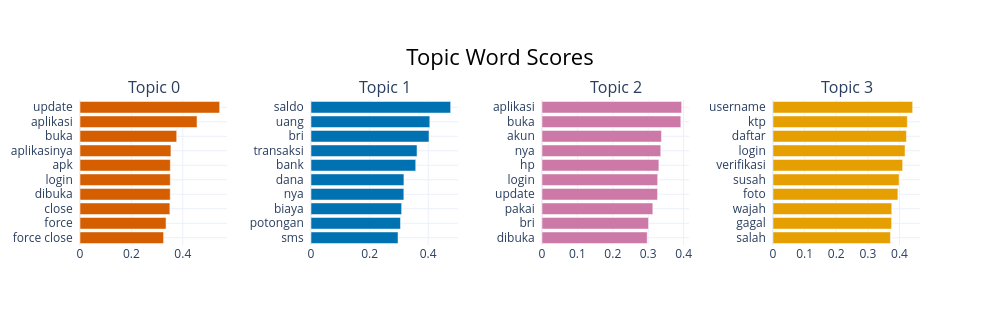

Here is the notebook cell this chart was saved with:
### Markdown cell above
Topic-Word Scores (barchart c-TF-IDF)

### Code cell
fig_barchart = topic_model.visualize_barchart(
    top_n_topics=len(topic_info[topic_info.Topic != -1]),  # semua topik, atau ganti angka spesifik misal 12
    n_words=10
)
fig_barchart.show()

### Figure 1 — Plotly figure (JSON) as saved in the notebook; plotly's stock layout.template omitted (floating-point values rounded to 4 significant figures)
{"data": [{"marker": {"color": "#D55E00"}, "orientation": "h", "type": "bar", "x": [0.3252, 0.3348, 0.3497, 0.3511, 0.3512, 0.3514, 0.3537, 0.3762, 0.4553, 0.5433], "xaxis": "x", "y": ["force close  ", "force  ", "close  ", "dibuka  ", "login  ", "apk  ", "aplikasinya  ", "buka  ", "aplikasi  ", "update  "], "yaxis": "y"}, {"marker": {"color": "#0072B2"}, "orientation": "h", "type": "bar", "x": [0.297, 0.3054, 0.3093, 0.3168, 0.3171, 0.3574, 0.3619, 0.4027, 0.4054, 0.4766], "xaxis": "x2", "y": ["sms  ", "potongan  ", "biaya  ", "nya  ", "dana  ", "bank  ", "transaksi  ", "bri  ", "uang  ", "saldo  "], "yaxis": "y2"}, {"marker": {"color": "#CC79A7"}, "orientation": "h", "type": "bar", "x": [0.2972, 0.301, 0.3131, 0.3264, 0.3268, 0.3302, 0.3355, 0.3374, 0.3922, 0.3945], "xaxis": "x3", "y": ["dibuka  ", "bri  ", "pakai  ", "update  ", "login  ", "hp  ", "nya  ", "akun  ", "buka  ", "aplikasi  "], "yaxis": "y3"}, {"marker": {"color": "#E69F00"}, "orientation": "h", "type": "bar", "x": [0.3714, 0.3751, 0.3757, 0.395, 0.3987, 0.41, 0.4177, 0.422, 0.4248, 0.4417], "xaxis": "x4", "y": ["salah  ", "gagal  ", "wajah  ", "foto  ", "susah  ", "verifikasi  ", "login  ", "daftar  ", "ktp  ", "username  "], "yaxis": "y4"}], "layout": {"annotations": [{"font": {"size": 16}, "showarrow": false, "text": "Topic 0", "x": 0.0875, "xanchor": "center", "xref": "paper", "y": 1, "yanchor": "bottom", "yref": "paper"}, {"font": {"size": 16}, "showarrow": false, "text": "Topic 1", "x": 0.3625, "xanchor": "center", "xref": "paper", "y": 1, "yanchor": "bottom", "yref": "paper"}, {"font": {"size": 16}, "showarrow": false, "text": "Topic 2", "x": 0.6375, "xanchor": "center", "xref": "paper", "y": 1, "yanchor": "bottom", "yref": "paper"}, {"font": {"size": 16}, "showarrow": false, "text": "Topic 3", "x": 0.9125, "xanchor": "center", "xref": "paper", "y": 1, "yanchor": "bottom", "yref": "paper"}], "height": 325, "hoverlabel": {"bgcolor": "white", "font": {"family": "Rockwell", "size": 16}}, "showlegend": false, "title": {"font": {"color": "Black", "size": 22}, "text": "Topic Word Scores", "x": 0.5, "xanchor": "center", "yanchor": "top"}, "width": 1000, "xaxis": {"anchor": "y", "domain": [0, 0.175], "showgrid": true}, "xaxis2": {"anchor": "y2", "domain": [0.275, 0.45], "showgrid": true}, "xaxis3": {"anchor": "y3", "domain": [0.55, 0.725], "showgrid": true}, "xaxis4": {"anchor": "y4", "domain": [0.825, 1], "showgrid": true}, "yaxis": {"anchor": "x", "domain": [0, 1], "showgrid": true}, "yaxis2": {"anchor": "x2", "domain": [0, 1], "showgrid": true}, "yaxis3": {"anchor": "x3", "domain": [0, 1], "showgrid": true}, "yaxis4": {"anchor": "x4", "domain": [0, 1], "showgrid": true}}}
